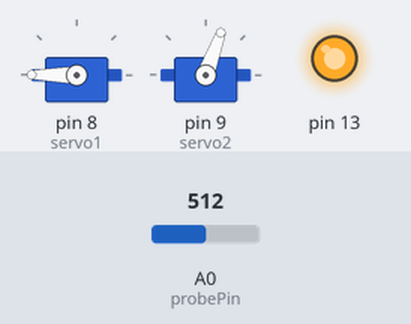
A sketch run on a simulated Arduino Uno, built with avr-gcc and run on an emulated ATmega328P. On the bench: 2 × servo, output pins drawn as LEDs (lit = HIGH). Inputs (shaded band) come from the test bench; at power-on: A0 (probePin) = 512. What the sketch prints to the serial monitor is not drawn.

Above: at 0.4 s.
Timing chart, 0 to 1.9 s (numbered marks = the images above):
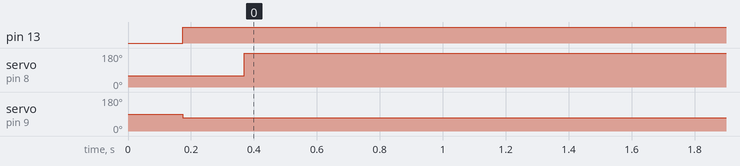

The sketch:

Bionic_limb.ino
```cpp
#include<SoftwareSerial.h>
#include<Servo.h>

#define NUMREADINGS 30 // raise this number to increase data smoothing
#define THRESHOLD 700
#define MOTORTIME 200
Servo servo1,servo2;

int senseLimit = 15; // raise this number to decrease sensitivity (up to 1023 max)
int probePin = 0; // analog 5
int val = 0; // reading from probePin

// variables for smoothing

int readings[NUMREADINGS];                // the readings from the analog input
int index = 0;                            // the index of the current reading
int total = 0;                            // the running total
int average = 0;                          // final average of the probe reading
int oldaverage = 0;                          // final average of the probe reading


long int currenttimer = 0;
long int previoustimer = 0;
int timeout =0;

bool motorflag = false;


//CHANGE THIS TO affect the speed of the updates for numbers. Lower the number the faster it updates.
int updateTime = 40;


void setup() {

   Serial.begin(9600);  // initiate serial connection for debugging/etc

   servo1.attach(8);
   servo2.attach(9);

  for (int i = 0; i < NUMREADINGS; i++){
    readings[i] = 0;                      // initialize all the readings to 0
  }
pinMode(13,OUTPUT);
digitalWrite(13,LOW);

  servo1.write(60);
  servo2.write(90);
}


 void loop() {

   val = analogRead(probePin);  // take a reading from the probe

  if(val >= 1){                // if the reading isn't zero, proceed
    val = constrain(val, 1, senseLimit);  // turn any reading higher than the senseLimit value into the senseLimit value
    val = map(val, 1, senseLimit, 1, 1023);  // remap the constrained value within a 1 to 1023 range

    total -= readings[index];               // subtract the last reading
    readings[index] = val; // read from the sensor
    total += readings[index];               // add the reading to the total
    index = (index + 1);                    // advance to the next index

    if (index >= NUMREADINGS)               // if we're at the end of the array...
      index = 0;                            // ...wrap around to the beginning

    average = total / NUMREADINGS;          // calculate the average

   Serial.println(average); // use output to aid in calibrating
//delay(updateTime);
  CheckThreshold(average,oldaverage);

   oldaverage = average;

  }

}


void CheckThreshold(int Sensor_val,int oldavg){
 long int currenttimer = millis();
  if(Sensor_val > THRESHOLD){
   motorflag = true;
  }

  if(motorflag == true){
    Serial.println("motor1");
    digitalWrite(13,HIGH);
    servo2.write(70);
    if(timeout > MOTORTIME){
     servo1.write(180);

     Serial.println("motor2");
     if(timeout > MOTORTIME+MOTORTIME){
       motorflag = false;
     }
    }

}
 else if(motorflag == false){
    servo1.write(60);
    servo2.write(90);
    digitalWrite(13,LOW);
    Serial.println("else");
    timeout = 0;
  }

  timeout += currenttimer - previoustimer;
  previoustimer = currenttimer;

}
```

Measured:
- by itself, pin 13: LOW → HIGH at 0.17 s
- by itself, servo on pin 8 (servo1): 60° → 180° at 0.37 s
- by itself, servo on pin 9 (servo2): 90° → 70° at 0.17 s
